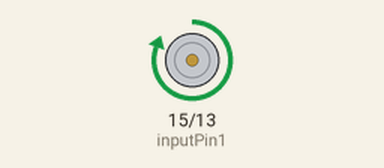
This sketch was run on a simulated Arduino Uno, built with avr-gcc and run on an emulated ATmega328P. Shown: motor-driver pin pairs drawn as motors (green arrow = first pin HIGH = forward, orange = second pin HIGH = backward, longer = more drive).

Above: at 0.5 s.
Timing chart, 0 to 4.6 s (numbered marks = the images above):
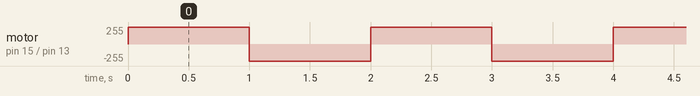

The sketch:

motor_controling.ino
```cpp
  //Motor A
const int inputPin1  = 15;    // Pin 15 of L293D IC
const int inputPin2  = 13;    // Pin 10 of L293D IC
void setup()
{ pinMode(inputPin1, OUTPUT);
    pinMode(inputPin2, OUTPUT);

  // put your setup code here, to run once:

}

void loop() {
  digitalWrite(inputPin1, HIGH);
    digitalWrite(inputPin2, LOW);
    delay(1000);
    digitalWrite(inputPin1, LOW);
    digitalWrite(inputPin2, HIGH);
    delay(1000);
    digitalWrite(inputPin1, HIGH);
    digitalWrite(inputPin2, HIGH);


  // put your main code here, to run repeatedly:

}
```

Measured:
- by itself, motor on pin 15 (inputPin1) / pin 13 (inputPin2): alternates forward 255/255 for 1.0 s and backward 255/255 for 1.0 s
